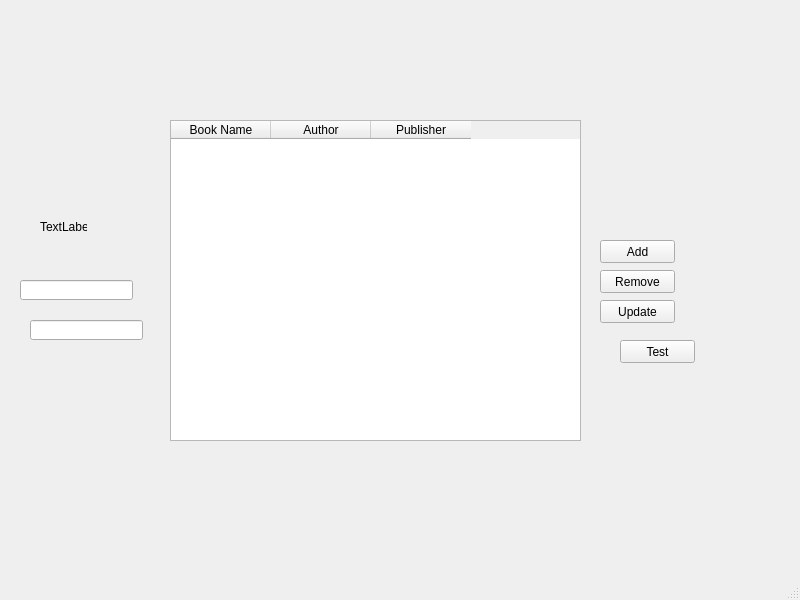
<?xml version="1.0" encoding="UTF-8"?>
<ui version="4.0">
 <class>MainWindow</class>
 <widget class="QMainWindow" name="MainWindow">
  <property name="geometry">
   <rect>
    <x>0</x>
    <y>0</y>
    <width>800</width>
    <height>600</height>
   </rect>
  </property>
  <property name="windowTitle">
   <string>MainWindow</string>
  </property>
  <widget class="QWidget" name="centralwidget">
   <widget class="QTableWidget" name="tableWidget">
    <property name="geometry">
     <rect>
      <x>170</x>
      <y>120</y>
      <width>411</width>
      <height>321</height>
     </rect>
    </property>
    <column>
     <property name="text">
      <string>Book Name</string>
     </property>
    </column>
    <column>
     <property name="text">
      <string>Author</string>
     </property>
    </column>
    <column>
     <property name="text">
      <string>Publisher</string>
     </property>
    </column>
   </widget>
   <widget class="QPushButton" name="pushButton">
    <property name="geometry">
     <rect>
      <x>600</x>
      <y>240</y>
      <width>75</width>
      <height>23</height>
     </rect>
    </property>
    <property name="text">
     <string>Add</string>
    </property>
   </widget>
   <widget class="QPushButton" name="pushButton_2">
    <property name="geometry">
     <rect>
      <x>600</x>
      <y>270</y>
      <width>75</width>
      <height>23</height>
     </rect>
    </property>
    <property name="text">
     <string>Remove</string>
    </property>
   </widget>
   <widget class="QPushButton" name="pushButton_3">
    <property name="geometry">
     <rect>
      <x>600</x>
      <y>300</y>
      <width>75</width>
      <height>23</height>
     </rect>
    </property>
    <property name="text">
     <string>Update</string>
    </property>
   </widget>
   <widget class="QPushButton" name="pushButton_4">
    <property name="geometry">
     <rect>
      <x>620</x>
      <y>340</y>
      <width>75</width>
      <height>23</height>
     </rect>
    </property>
    <property name="text">
     <string>Test</string>
    </property>
   </widget>
   <widget class="QLabel" name="label">
    <property name="geometry">
     <rect>
      <x>40</x>
      <y>220</y>
      <width>47</width>
      <height>13</height>
     </rect>
    </property>
    <property name="text">
     <string>TextLabel</string>
    </property>
   </widget>
   <widget class="QLineEdit" name="lineEdit">
    <property name="geometry">
     <rect>
      <x>20</x>
      <y>280</y>
      <width>113</width>
      <height>20</height>
     </rect>
    </property>
   </widget>
   <widget class="QLineEdit" name="lineEdit_2">
    <property name="geometry">
     <rect>
      <x>30</x>
      <y>320</y>
      <width>113</width>
      <height>20</height>
     </rect>
    </property>
   </widget>
  </widget>
  <widget class="QMenuBar" name="menubar">
   <property name="geometry">
    <rect>
     <x>0</x>
     <y>0</y>
     <width>800</width>
     <height>21</height>
    </rect>
   </property>
  </widget>
  <widget class="QStatusBar" name="statusbar"/>
 </widget>
 <resources/>
 <connections/>
</ui>
